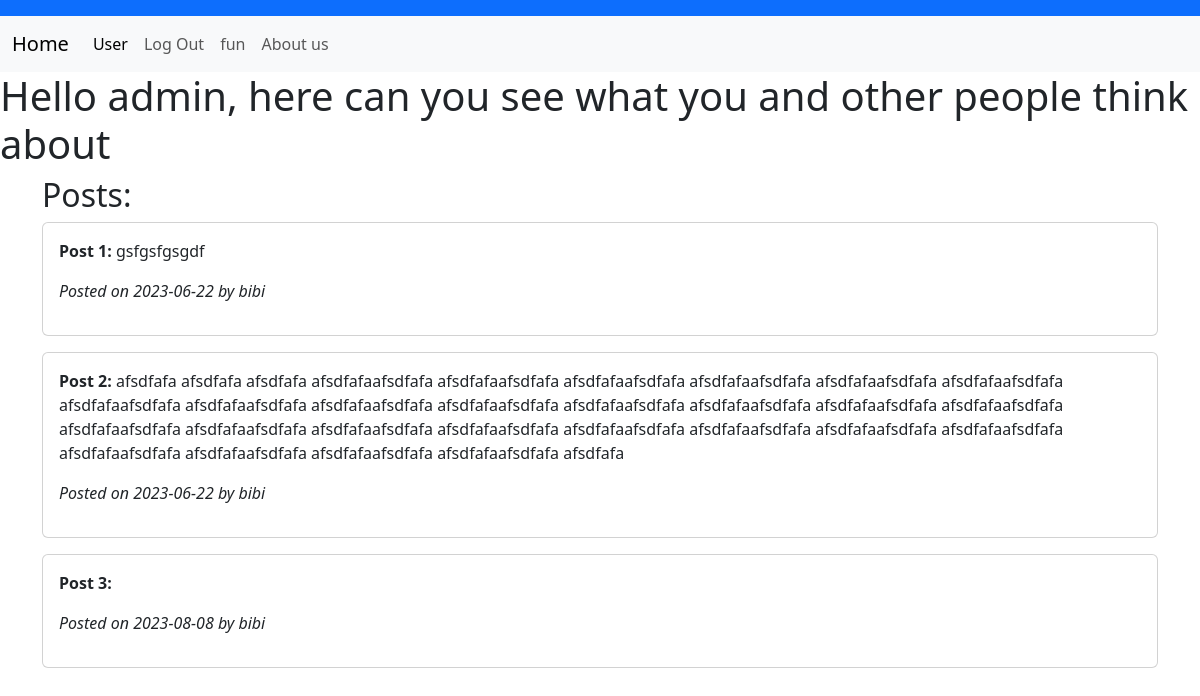
The app's page / (signed in) with its own data.
### web.py (models this page shows)
class Thoughts(db.Model):
    id = db.Column(db.Integer, primary_key=True, autoincrement=True)
    date = db.Column(db.Date, default=date.today)
    post = db.Column(db.String(1000))
    user = db.Column(db.String(1000))

### web.py (the view)
@app.route("/")
def home():
    thoughts = Thoughts.query.all()
    return render_template('home.html', thoughts=thoughts)

### templates/home.html (shortened to what this page needs)
{% extends 'base.html' %}
{% block body %}
    {{ super() }}
    <h1>Hello {{ session['username'] }}, here can you see what you and other people think about</h1>
    <div class="container">
        <h2>Posts:</h2>
        {% for thought in thoughts %}
            <div class="card mb-3">
                <div class="card-body">
                    <p><strong>Post {{ loop.index }}:</strong> {{ thought.post }}</p>
                    <p><em>Posted on {{ thought.date.strftime('%Y-%m-%d') }} by {{ thought.user }}</em></p>
                </div>
            </div>
        {% endfor %}
    </div>
{% endblock %}

### records on screen
Thoughts: post "gsfgsfgsgdf", date "2023-06-22", user "bibi"
Thoughts: post "afsdfafa afsdfafa afsdfafa afsdfafaafsdfafa afsdfafaafsdfafa afsdfafaafsdfafa afsdfafaafsdfafa afsdfafaafsdfafa afsdfafaafsdfafa afsdfafaafsdfafa afsdfafaafsdfafa afsdfafaafsdfafa afsdfafaafsdfafa afsdfafaafsdfafa afsdfafaafsdfafa afsdfafaafsdfafa afsdfafaafsdfafa afsdfafaafsdfafa afsdfafaafsdfafa afsdfafaafsdfafa afsdfafaafsdfafa afsdfafaafsdfafa afsdfafaafsdfafa afsdfafaafsdfafa afsdfafaafsdfafa afsdfafaafsdfafa afsdfafaafsdfafa afsdfafaafsdfafa afsdfafaafsdfafa afsdfafa", date "2023-06-22", user "bibi"
Thoughts: date "2023-08-08", user "bibi"

### other values on screen
{{ session['username'] }} "admin"
